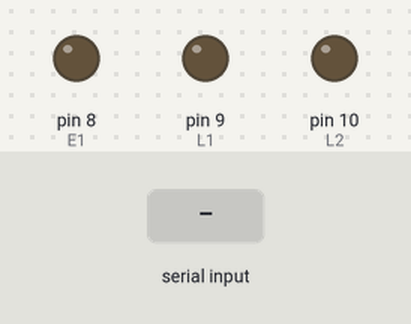
Recording of a sketch running on a simulated Arduino Uno, built with avr-gcc and run on an emulated ATmega328P. Shown: output pins drawn as LEDs (lit = HIGH). The inputs (shaded band) are chosen by the test bench.

Above: at 1.2 s.
1.3 s: "90,45\n" received over Serial
At 2.2 s:
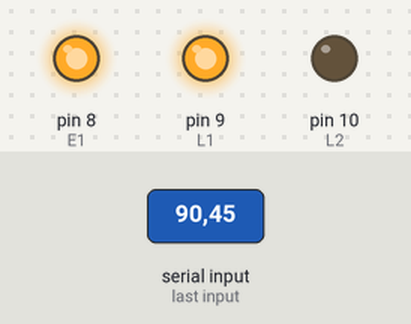
2.8 s: "30,150\n" received over Serial
At 3.4 s:
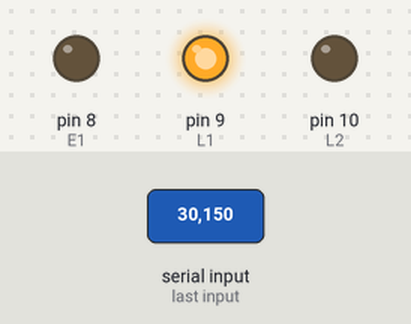
4.3 s: "90\n" received over Serial
At 5.5 s:
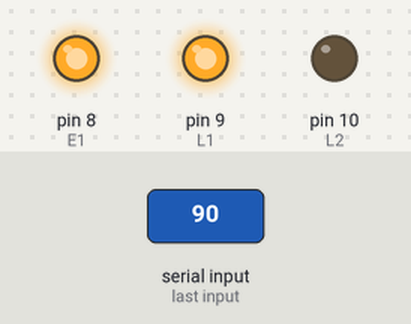
5.8 s: "5\n" received over Serial
At 6.7 s:
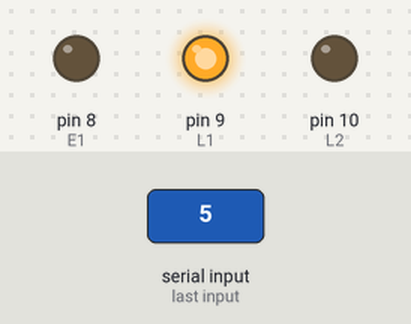
Timing chart, 0 to 8.3 s (numbered marks = the images above; inputs shaded):
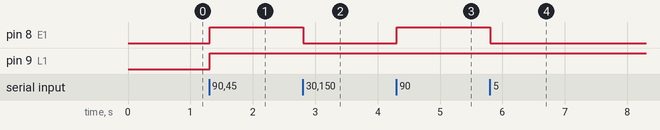

Measured:
- after the input at 1.3 s, pin 8 (E1), pin 9 (L1): LOW → HIGH at once
- after the input at 2.8 s, pin 8 (E1): HIGH → LOW at once
- after the input at 4.3 s, pin 8 (E1): LOW → HIGH at once
- after the input at 5.8 s, pin 8 (E1): HIGH → LOW at once

The sketch:

pwm.ino
```cpp
#define E1 8
#define L1 9
#define L2 10

String inString = "";
unsigned int pwm=0;
void setup()
{
  Serial.begin(9600);
  pinMode(E1, OUTPUT);
  pinMode(L1, OUTPUT);
  pinMode(L2, OUTPUT);
}


void loop()
{
  // Read serial input:
  while (Serial.available() > 0) {
    int inChar = Serial.read();
    //if (isDigit(inChar)) {
      // convert the incoming byte to a char
      // and add it to the string:
      inString += (char)inChar;
    //}
    // if you get a newline, print the string,
    // then the string's value:
    if (inChar == '\n') {
      //Serial.print("pwm:");
      //Serial.println(inString.toInt());
      //Serial.print("String: ");
      //Serial.println(inString);
      pwm = inString.toInt();
      pwm = pwm*4;
      analogWrite(E1, pwm);

      digitalWrite(L1, HIGH);
      digitalWrite(L2, LOW);
      delay(10);
      // clear the string for new input:
      inString = "";
    }
  }
}
```
